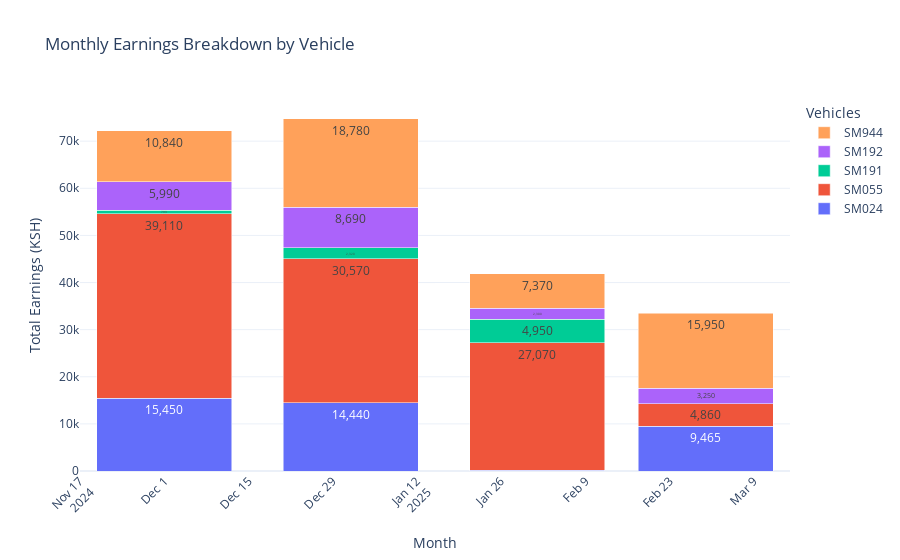

This figure's notebook cell:
### Code cell
def plot_monthly_breakdown_by_vehicle(output_file):
    # Aggregate total earnings by month and vehicle
    monthly_by_vehicle = data.groupby(['month', 'vehicle_booked'])['amount'].sum().reset_index()

    # Pivot table for vehicle columns
    monthly_by_vehicle_pivot = monthly_by_vehicle.pivot(index='month', columns='vehicle_booked', values='amount')
    monthly_by_vehicle_pivot = monthly_by_vehicle_pivot.fillna(0).sort_index()

    # Create a Plotly figure
    fig = go.Figure()

    for vehicle in monthly_by_vehicle_pivot.columns:
        fig.add_trace(go.Bar(
            x=monthly_by_vehicle_pivot.index,
            y=monthly_by_vehicle_pivot[vehicle],
            name=vehicle,
            text=monthly_by_vehicle_pivot[vehicle].apply(lambda x: f"{int(x):,}"),
            textposition='auto'
        ))

    # Update layout for grouped bars
    fig.update_layout(
        title="Monthly Earnings Breakdown by Vehicle",
        xaxis_title="Month",
        yaxis_title="Total Earnings (KSH)",
        barmode='stack',  # stacked bars
        template='plotly_white',
        xaxis_tickangle=-45,
        legend_title="Vehicles"
    )

    # Save the Plotly figure as JSON
    plot_json = fig.to_json()

    # Create output directory
    json_dir = f"../json/all/month"
    os.makedirs(json_dir, exist_ok=True)

    json_path = f"{json_dir}/{output_file}.json"
    with open(json_path, 'w') as json_file:
        json_file.write(plot_json)

    print(f"Saved JSON Plotly data: {json_path}")

    fig.show()  # Optional: show in notebook or script

# Example usage
plot_monthly_breakdown_by_vehicle("monthly_stacked_earnings")

### Figure 1 — Plotly figure (JSON) as saved in the notebook; plotly's stock layout.template omitted (floating-point values rounded to 4 significant figures)
{"data": [{"name": "SM024", "text": ["15,450", "14,440", "170", "9,465"], "textposition": "auto", "type": "bar", "x": ["2024-12", "2025-01", "2025-02", "2025-03"], "y": [15450, 14440, 170, 9465]}, {"name": "SM055", "text": ["39,110", "30,570", "27,070", "4,860"], "textposition": "auto", "type": "bar", "x": ["2024-12", "2025-01", "2025-02", "2025-03"], "y": [39110, 30570, 27070, 4860]}, {"name": "SM191", "text": ["793", "2,320", "4,950", "0"], "textposition": "auto", "type": "bar", "x": ["2024-12", "2025-01", "2025-02", "2025-03"], "y": [793, 2320, 4950, 0]}, {"name": "SM192", "text": ["5,990", "8,690", "2,300", "3,250"], "textposition": "auto", "type": "bar", "x": ["2024-12", "2025-01", "2025-02", "2025-03"], "y": [5990, 8690, 2300, 3250]}, {"name": "SM944", "text": ["10,840", "18,780", "7,370", "15,950"], "textposition": "auto", "type": "bar", "x": ["2024-12", "2025-01", "2025-02", "2025-03"], "y": [10840, 18780, 7370, 15950]}], "layout": {"barmode": "stack", "legend": {"title": {"text": "Vehicles"}}, "title": {"text": "Monthly Earnings Breakdown by Vehicle"}, "xaxis": {"tickangle": -45, "title": {"text": "Month"}}, "yaxis": {"title": {"text": "Total Earnings (KSH)"}}}}
